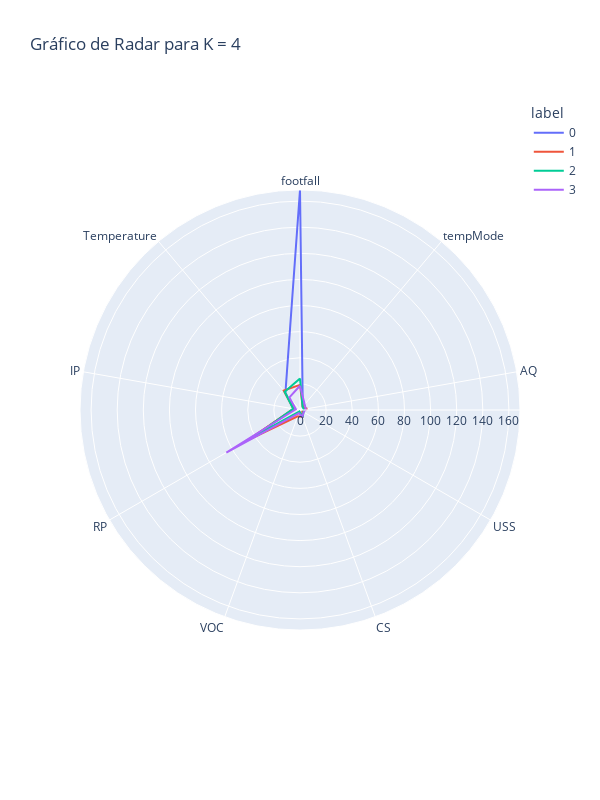

The cell this chart's notebook holds for it:
### Markdown cell above
Según el coeficiente de silueta el mejor número de clusters es 4.

La inercia (4147.10) ha descendido significativamente desde k = 3, pero a partir de k = 4, las mejoras en inercia son mucho más pequeñas.

Aumentar k más allá de 4 reduce marginalmente la inercia, pero a costa de una caída fuerte en cohesión interna (silueta).

### Code cell
k = 4
model = KMeans(n_clusters=k, random_state=42, n_init=10)
model.fit(X)

clusters = pd.DataFrame(df_clean, columns=df_clean.columns)  # Datos sin escalar para interpretación
clusters['label'] = model.labels_

polar = clusters.groupby("label").mean().reset_index()
polar = pd.melt(polar, id_vars=["label"], var_name="variable", value_name="value")

fig = px.line_polar(polar,
                    r="value",
                    theta="variable",
                    color="label",
                    line_close=True,
                    title=f"Gráfico de Radar para K = {k}",
                    height=800,
                    width=600)
fig.show()

### Figure 1 — Plotly figure (JSON) as saved in the notebook; plotly's stock layout.template omitted (floating-point values rounded to 4 significant figures)
{"data": [{"hovertemplate": "label=0<br>value=%{r}<br>variable=%{theta}<extra></extra>", "legendgroup": "0", "line": {"color": "#636efa", "dash": "solid"}, "marker": {"symbol": "circle"}, "mode": "lines", "name": "0", "r": [168.5, 3.328, 3.844, 2.812, 5.75, 2.297, 43.23, 4.688, 17.34, 168.5], "showlegend": true, "subplot": "polar", "theta": ["footfall", "tempMode", "AQ", "USS", "CS", "VOC", "RP", "IP", "Temperature", "footfall"], "type": "scatterpolar"}, {"hovertemplate": "label=1<br>value=%{r}<br>variable=%{theta}<extra></extra>", "legendgroup": "1", "line": {"color": "#EF553B", "dash": "solid"}, "marker": {"symbol": "circle"}, "mode": "lines", "name": "1", "r": [19.21, 3.191, 5.511, 1.992, 5.603, 5.153, 45.58, 5.156, 19.44, 19.21], "showlegend": true, "subplot": "polar", "theta": ["footfall", "tempMode", "AQ", "USS", "CS", "VOC", "RP", "IP", "Temperature", "footfall"], "type": "scatterpolar"}, {"hovertemplate": "label=2<br>value=%{r}<br>variable=%{theta}<extra></extra>", "legendgroup": "2", "line": {"color": "#00cc96", "dash": "solid"}, "marker": {"symbol": "circle"}, "mode": "lines", "name": "2", "r": [24.19, 3.129, 3.028, 3.078, 5.954, 1.138, 40.54, 5.281, 18.27, 24.19], "showlegend": true, "subplot": "polar", "theta": ["footfall", "tempMode", "AQ", "USS", "CS", "VOC", "RP", "IP", "Temperature", "footfall"], "type": "scatterpolar"}, {"hovertemplate": "label=3<br>value=%{r}<br>variable=%{theta}<extra></extra>", "legendgroup": "3", "line": {"color": "#ab63fa", "dash": "solid"}, "marker": {"symbol": "circle"}, "mode": "lines", "name": "3", "r": [18.54, 5.613, 4.486, 3.232, 5.373, 2.599, 65.14, 3.239, 12.61, 18.54], "showlegend": true, "subplot": "polar", "theta": ["footfall", "tempMode", "AQ", "USS", "CS", "VOC", "RP", "IP", "Temperature", "footfall"], "type": "scatterpolar"}], "layout": {"height": 800, "legend": {"title": {"text": "label"}, "tracegroupgap": 0}, "polar": {"angularaxis": {"direction": "clockwise", "rotation": 90}, "domain": {"x": [0, 1], "y": [0, 1]}}, "title": {"text": "Gráfico de Radar para K = 4"}, "width": 600}}
